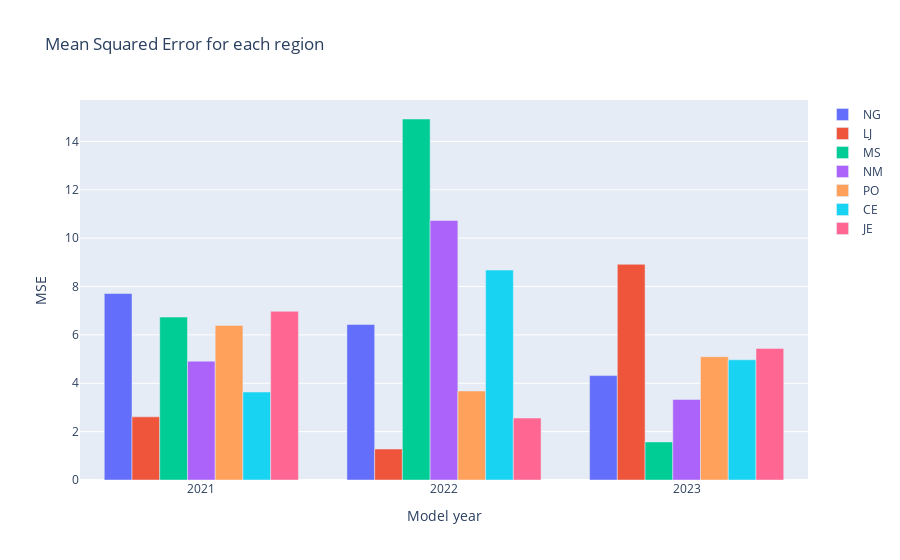

Notebook cell for this chart:
### Markdown cell above
The following graph shows a visual comparisson of MSE for each ragion.

### Code cell
an.mse_graph(mse, ['NG', 'LJ', 'MS', 'NM', 'PO', 'CE', 'JE'])

### Figure 1 — Plotly figure (JSON) as saved in the notebook; plotly's stock layout.template omitted (floating-point values rounded to 4 significant figures)
{"data": [{"name": "NG", "type": "bar", "x": [2021, 2022, 2023], "y": [7.711, 6.432, 4.317]}, {"name": "LJ", "type": "bar", "x": [2021, 2022, 2023], "y": [2.612, 1.282, 8.92]}, {"name": "MS", "type": "bar", "x": [2021, 2022, 2023], "y": [6.736, 14.93, 1.575]}, {"name": "NM", "type": "bar", "x": [2021, 2022, 2023], "y": [4.913, 10.73, 3.33]}, {"name": "PO", "type": "bar", "x": [2021, 2022, 2023], "y": [6.393, 3.682, 5.101]}, {"name": "CE", "type": "bar", "x": [2021, 2022, 2023], "y": [3.639, 8.681, 4.97]}, {"name": "JE", "type": "bar", "x": [2021, 2022, 2023], "y": [6.977, 2.562, 5.442]}], "layout": {"title": {"text": "Mean Squared Error for each region"}, "xaxis": {"title": {"text": "Model year"}}, "yaxis": {"title": {"text": "MSE"}}}}
